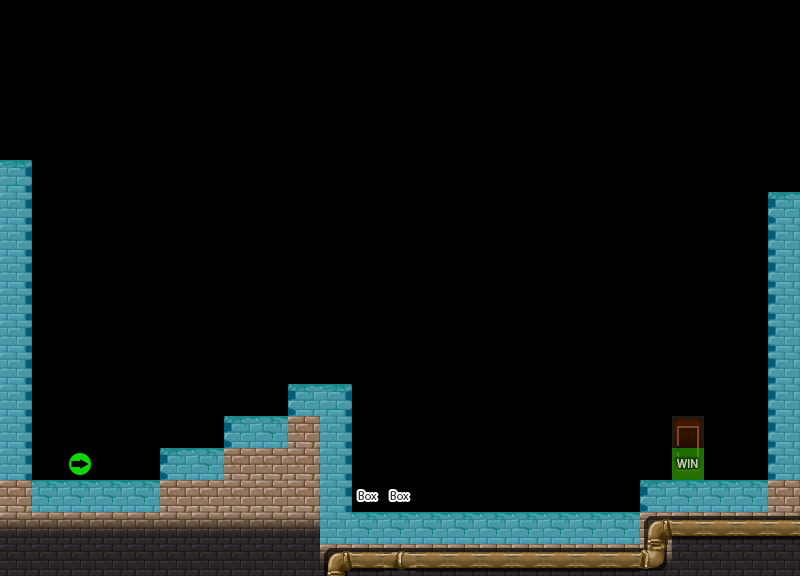

A 2D game scene composited from a Tiled map and its tileset images. What follows is a short description and the map's XML, with each tile layer's data collapsed to a summary:
An orthogonal 25x18 tile map with 32x32 px tiles, 3 tile layers (100, -90, collision), 2 tilesets.

<map version="1.0" orientation="orthogonal" width="25" height="18" tilewidth="32" tileheight="32">
 <tileset firstgid="1" name="tileset" tilewidth="32" tileheight="32">
  <image source="tilesets/tileset.png" width="384" height="384" />
 </tileset>
 <tileset firstgid="145" name="tiles_collision" tilewidth="32" tileheight="32">
  <image source="tilesets/tiles_collision.png" width="160" height="160" />
 </tileset>
 <layer name="100" width="25" height="18">
  <data>[450 cells, 99 non-empty, 10 distinct tile ids]</data>
 </layer>
 <layer name="-90" width="25" height="18">
  <data>[450 cells, 16 non-empty, 4 distinct tile ids]</data>
 </layer>
 <layer name="collision" width="25" height="18">
  <data>[450 cells, 50 non-empty, 4 distinct tile ids]</data>
 </layer>
</map>
